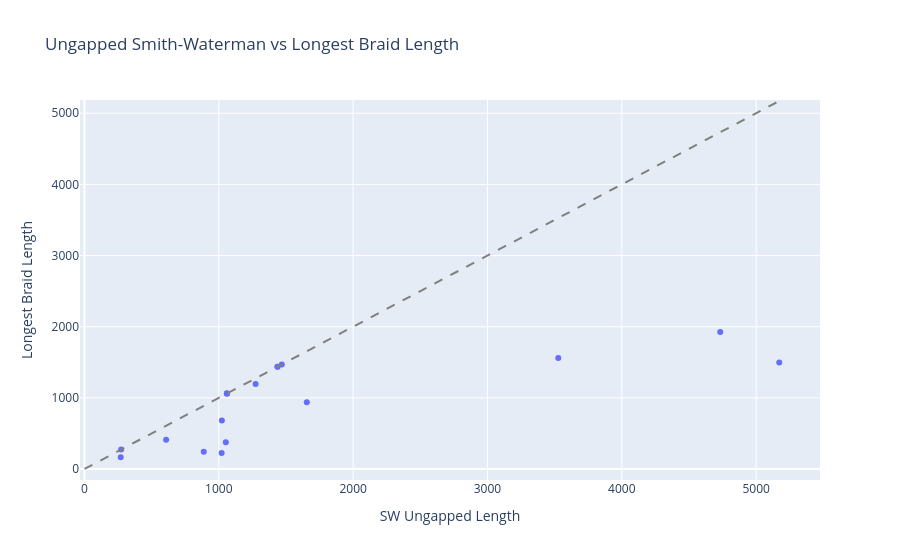

The code cell stored with this chart in its notebook:
### Code cell
import plotly.express as px
import pandas as pd

records = load_all_records()
sw_lengths, braid_lengths, ids = extract_lengths(records)

df = pd.DataFrame({
    "SW Length": sw_lengths,
    "Longest Braid Length": braid_lengths,
    "ID": ids
})

fig = px.scatter(df, x="SW Length", y="Longest Braid Length", hover_name="ID",
                 title="Ungapped Smith-Waterman vs Longest Braid Length",
                 labels={"SW Length": "SW Ungapped Length", "Longest Braid Length": "Longest Braid Length"})

# Add parity line (y=x)
fig.add_shape(
    type="line",
    x0=0, y0=0,
    x1=max(df["SW Length"].max(), df["Longest Braid Length"].max()),
    y1=max(df["SW Length"].max(), df["Longest Braid Length"].max()),
    line=dict(dash="dash", color="gray")
)

fig.show()

### Figure 1 — Plotly figure (JSON) as saved in the notebook; plotly's stock layout.template omitted (floating-point values rounded to 4 significant figures)
{"data": [{"hovertemplate": "<b>%{hovertext}</b><br><br>SW Ungapped Length=%{x}<br>Longest Braid Length=%{y}<extra></extra>", "hovertext": ["ENSG00000169717.fa", "ENSG00000204518.fa", "ENSG00000035687-0.fa", "ENSG00000126070-0.fa", "ENSG00000126070-1.fa", "ENSG00000204518.fa", "ENSG00000169717.fa", "ENSG00000134249-0.fa", "ENSG00000126070-0.fa", "ENSG00000116863.fa", "ENSG00000188157-0.fa", "ENSG00000188157-1.fa", "ENSG00000153207-0.fa", "ENSG00000126070-0.fa", "ENSG00000134249-0.fa", "ENSG00000188157-0.fa", "ENSG00000188157-1.fa", "ENSG00000143632.fa"], "legendgroup": "", "marker": {"color": "#636efa", "symbol": "circle"}, "mode": "markers", "name": "", "orientation": "v", "showlegend": false, "type": "scatter", "x": [1437, 270, 4733, 1060, 5172, 273, 1437, 1469, 1060, 3527, 1023, 1061, 608, 1021, 1274, 1052, 888, 1655], "xaxis": "x", "y": [1437, 165, 1927, 1060, 1497, 273, 1437, 1469, 1060, 1559, 682, 1061, 410, 223, 1193, 375, 242, 937], "yaxis": "y"}], "layout": {"legend": {"tracegroupgap": 0}, "shapes": [{"line": {"color": "gray", "dash": "dash"}, "type": "line", "x0": 0, "x1": 5172, "y0": 0, "y1": 5172}], "title": {"text": "Ungapped Smith-Waterman vs Longest Braid Length"}, "xaxis": {"anchor": "y", "domain": [0, 1], "title": {"text": "SW Ungapped Length"}}, "yaxis": {"anchor": "x", "domain": [0, 1], "title": {"text": "Longest Braid Length"}}}}
